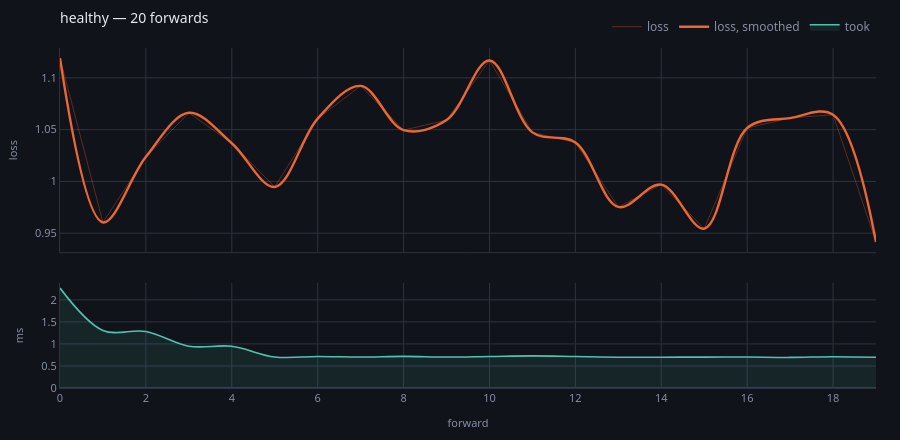

The notebook cell this image was saved under:
### Code cell
progress(store, run="healthy")

### Figure 1 — Plotly figure (JSON) as saved in the notebook; plotly's stock layout.template omitted (floating-point values rounded to 4 significant figures)
{"data": [{"hovertemplate": "forward %{x}<br>loss %{y:.4g}<extra></extra>", "line": {"color": "#eb6834", "width": 1}, "mode": "lines", "name": "loss", "opacity": 0.32, "type": "scatter", "x": [0, 1, 2, 3, 4, 5, 6, 7, 8, 9, 10, 11, 12, 13, 14, 15, 16, 17, 18, 19], "xaxis": "x", "y": [1.119, 0.9605, 1.024, 1.066, 1.037, 0.9947, 1.061, 1.092, 1.05, 1.059, 1.117, 1.047, 1.038, 0.9754, 0.9969, 0.9544, 1.052, 1.061, 1.064, 0.9415], "yaxis": "y"}, {"hovertemplate": "forward %{x}<br>mean %{y:.4g}<extra></extra>", "line": {"color": "#eb6834", "shape": "spline", "width": 2.4}, "mode": "lines", "name": "loss, smoothed", "type": "scatter", "x": [0, 1, 2, 3, 4, 5, 6, 7, 8, 9, 10, 11, 12, 13, 14, 15, 16, 17, 18, 19], "xaxis": "x", "y": [1.119, 0.9605, 1.024, 1.066, 1.037, 0.9947, 1.061, 1.092, 1.05, 1.059, 1.117, 1.047, 1.038, 0.9754, 0.9969, 0.9544, 1.052, 1.061, 1.064, 0.9415], "yaxis": "y"}, {"fill": "tozeroy", "fillcolor": "rgba(79,195,176,0.10)", "hovertemplate": "forward %{x}<br>%{y:.1f} ms<extra></extra>", "line": {"color": "#4fc3b0", "shape": "spline", "width": 1.6}, "mode": "lines", "name": "took", "type": "scatter", "x": [0, 1, 2, 3, 4, 5, 6, 7, 8, 9, 10, 11, 12, 13, 14, 15, 16, 17, 18, 19], "xaxis": "x2", "y": [2.268, 1.306, 1.284, 0.948, 0.946, 0.703, 0.715, 0.703, 0.718, 0.703, 0.716, 0.729, 0.714, 0.698, 0.699, 0.701, 0.702, 0.694, 0.71, 0.697], "yaxis": "y2"}, {"hovertemplate": "forward %{x} broke<extra></extra>", "marker": {"color": "#ef5f6b", "size": 9, "symbol": "x"}, "mode": "markers", "name": "broke", "showlegend": false, "type": "scatter", "x": [], "xaxis": "x", "y": [], "yaxis": "y"}], "layout": {"font": {"color": "#e7e9ef", "family": "system-ui, -apple-system, Segoe UI, Roboto, sans-serif", "size": 12}, "height": 440, "hoverlabel": {"align": "left", "bgcolor": "#1a1e28", "bordercolor": "#2c3242", "font": {"color": "#e7e9ef", "family": "system-ui, -apple-system, Segoe UI, Roboto, sans-serif"}}, "hovermode": "x unified", "legend": {"bgcolor": "rgba(0,0,0,0)", "font": {"color": "#868ea3"}, "orientation": "h", "x": 1, "xanchor": "right", "y": 1.02, "yanchor": "bottom"}, "margin": {"b": 44, "l": 56, "r": 24, "t": 44}, "paper_bgcolor": "#101319", "plot_bgcolor": "#101319", "title": {"font": {"size": 14}, "text": "healthy — 20 forwards", "x": 0, "xanchor": "left", "xref": "paper", "y": 0.97, "yanchor": "top"}, "xaxis": {"anchor": "y", "domain": [0.0, 1.0], "gridcolor": "#2c3242", "linecolor": "#2c3242", "matches": "x2", "showticklabels": false, "tickfont": {"color": "#868ea3", "size": 11}, "title": {"font": {"color": "#868ea3", "size": 11}}, "zerolinecolor": "#2c3242"}, "xaxis2": {"anchor": "y2", "domain": [0.0, 1.0], "gridcolor": "#2c3242", "linecolor": "#2c3242", "tickfont": {"color": "#868ea3", "size": 11}, "title": {"font": {"color": "#868ea3", "size": 11}, "text": "forward"}, "zerolinecolor": "#2c3242"}, "yaxis": {"anchor": "x", "domain": [0.3994, 1.0], "gridcolor": "#2c3242", "linecolor": "#2c3242", "tickfont": {"color": "#868ea3", "size": 11}, "title": {"font": {"color": "#868ea3", "size": 11}, "text": "loss"}, "zerolinecolor": "#2c3242"}, "yaxis2": {"anchor": "x2", "domain": [0.0, 0.3094], "gridcolor": "#2c3242", "linecolor": "#2c3242", "rangemode": "tozero", "tickfont": {"color": "#868ea3", "size": 11}, "title": {"font": {"color": "#868ea3", "size": 11}, "text": "ms"}, "zerolinecolor": "#2c3242"}}}
